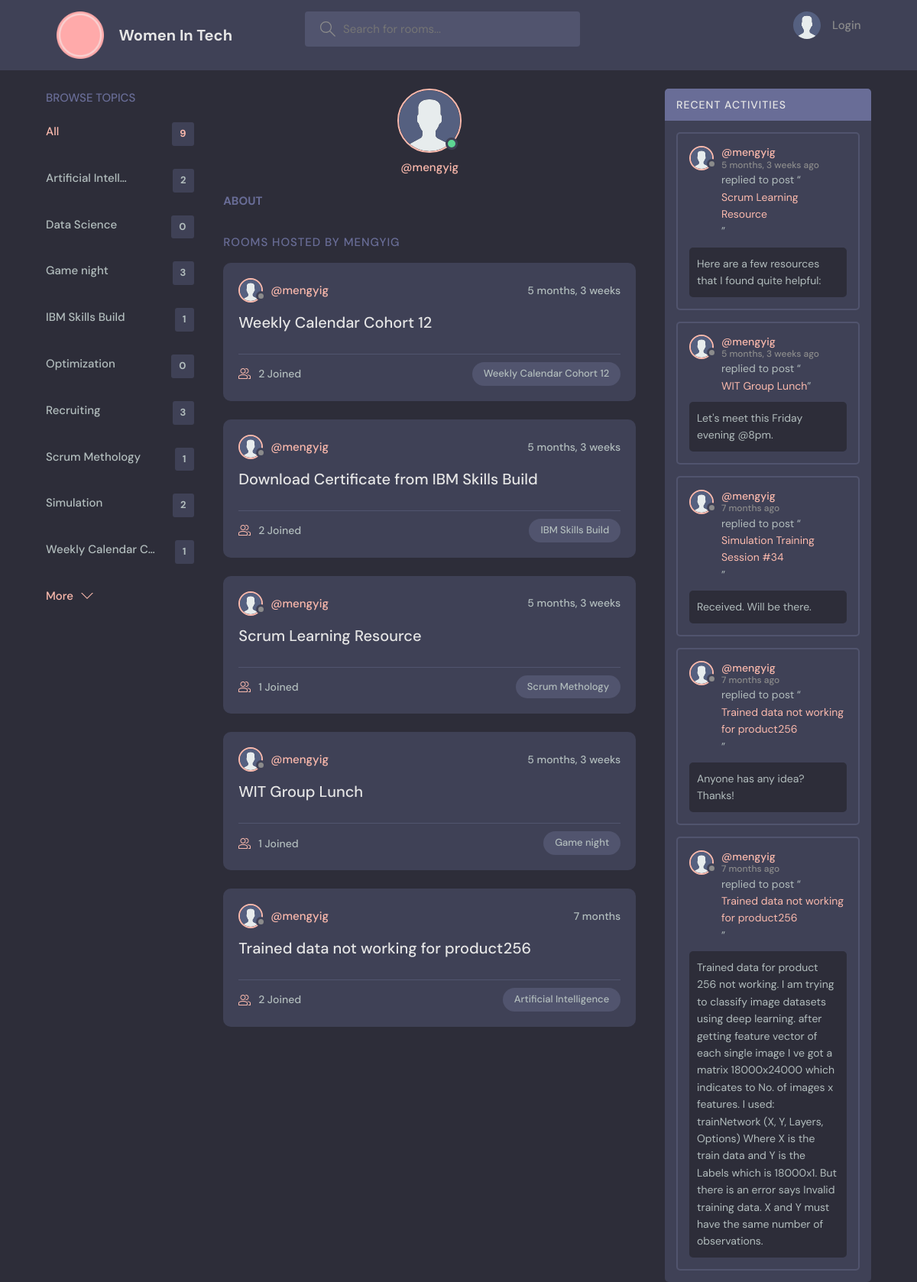
The page /profile/7/ on the database its author committed.
### base/models.py (models this page shows, shortened)
class Topic(models.Model):
    name = models.CharField(max_length=200)
    class Meta:
        ordering = ['name']

class Room(models.Model):
    host = models.ForeignKey(User, on_delete=models.SET_NULL, null=True)
    topic = models.ForeignKey(
        Topic, on_delete=models.SET_NULL, null=True)
    name = models.CharField(max_length=200)
    description = models.TextField(null=True, blank=True)
    participants = models.ManyToManyField(
        User, related_name="participants", blank=True)
    updated = models.DateTimeField(auto_now=True)
    created = models.DateTimeField(auto_now_add=True)
    class Meta:
        ordering = ['-updated', '-created']
    def __str__(self):
        return self.name

class Message(models.Model):
    user = models.ForeignKey(User, on_delete=models.CASCADE)
    room = models.ForeignKey(Room, on_delete=models.CASCADE)
    body = models.TextField()
    updated = models.DateTimeField(auto_now=True)
    created = models.DateTimeField(auto_now_add=True)
    class Meta:
        ordering = ['-updated', '-created']

### base/views.py (the view)
# urls.py: path('profile/<str:pk>/', views.userProfile, name='user-profile'),
def userProfile(request, pk):
    user = User.objects.get(id=pk)
    rooms = user.room_set.all()
    room_messages = user.message_set.all()
    topics = Topic.objects.all()
    context = {"user": user, "rooms": rooms,
               "room_messages": room_messages, "topics": topics}
    return render(request, "base/profile.html", context)

### base/templates/base/profile.html (shortened to what this page needs)
{% extends 'main.html' %}
{% block content %}
{% load static %}
<main class="profile-page layout layout--3">
    <div class="container">
        {% include 'base/topics_component.html' %}
        <div class="roomList">
            <div class="profile">
                <div class="profile__avatar">
                    <div class="avatar avatar--large active">
                        <img src="{% static 'images/avatar.svg' %}" />
                    </div>
                </div>
                <div class="profile__info">
                    <p>@{{user.username}}</p>
                </div>
                <div class="profile__about">
                    <h3>About</h3>
                </div>
            </div>
            <div class="roomList__header">
                <div>
                    <h2> Rooms Hosted by {{user.username}}</a>
                    </h2>
                </div>
            </div>
            {% include 'base/feed_component.html' %}
        </div>
        {% include 'base/activity_component.html' %}
    </div>
</main>
{% endblock content %}

### base/templates/base/topics_component.html
<div class="topics">
    <div class="topics__header">
        <h2>Browse Topics</h2>
    </div>
    <ul class="topics__list">
        <li>
            <a href="{% url 'home' %}" class="active">All <span>{{topics.count}}</span></a>
        </li>
        {% for topic in topics %}
        <li>
            <a href="{% url 'home' %}?q={{topic.name}}">
                {{ topic.name | truncatechars:18 }}
                <span>{{topic.room_set.all.count}}</span></a>
        </li>
        {% endfor %}
    </ul>
    <a class="btn btn--link" href="topics.html">
        More
        <svg version="1.1" xmlns="http://www.w3.org/2000/svg" width="32" height="32" viewBox="0 0 32 32">
            <title>chevron-down</title>
            <path d="M16 21l-13-13h-3l16 16 16-16h-3l-13 13z"></path>
        </svg>
    </a>
</div>

### base/templates/base/feed_component.html (shortened to what this page needs)
{% for room in rooms %}
{% load static %}
<div class="roomListRoom">
    <div class="roomListRoom__header">
        <a href="{% url 'user-profile' room.host.id %}" class="roomListRoom__author">
            <div class="avatar avatar--small">
                <img src="{% static 'images/avatar.svg' %}" />
            </div>
            <span>@{{room.host.username}}</span>
        </a>
        <div class="roomListRoom__actions">
            <span>{{room.created|timesince}}</span>
        </div>
    </div>
    <div class="roomListRoom__content">
        <a href="{% url 'room' room.id%}">{{room.name}}</a>
    </div>
    <div class="roomListRoom__meta">
        <a href="{% url 'room' room.id%}" class="roomListRoom__joined">
            {{room.participants.all.count}} Joined
        </a>
        <p class="roomListRoom__topic">{{room.topic.name}}</p>
    </div>
</div>
{% endfor %}

### base/templates/base/activity_component.html (shortened to what this page needs)
{% load static %}
<div class="activities">
    <div class="activities__header">
        <h2>Recent Activities</h2>
    </div>
    {% for message in room_messages %}
    <div class="activities__box">
        <div class="activities__boxHeader roomListRoom__header">
            <a href="{% url 'user-profile' message.user.id %}" class="roomListRoom__author">
                <div class="avatar avatar--small">
                    <img src="{% static 'images/avatar.svg' %}" />
                </div>
                <p>
                    @{{message.user}}
                    <span>{{message.created|timesince}} ago</span>
                </p>
            </a>
        </div>
        <div class="activities__boxContent">
            <p>replied to post “<a href="{% url 'room' message.room.id %}">{{message.room}}</a>”</p>
            <div class="activities__boxRoomContent">
                {{message.body}}
            </div>
        </div>
    </div>
    {% endfor %}
</div>

### rows shown on the page
Topic: name "Artificial Intell…", room_set.all.count "2"
Topic: name "Data Science", room_set.all.count "0"
Topic: name "Game night", room_set.all.count "3"
Topic: name "IBM Skills Build", room_set.all.count "1"
Topic: name "Optimization", room_set.all.count "0"
Topic: name "Recruiting", room_set.all.count "3"
Topic: name "Scrum Methology", room_set.all.count "1"
Topic: name "Simulation", room_set.all.count "2"
Topic: name "Weekly Calendar C…", room_set.all.count "1"
Room: host.username "mengyig", created "5 months, 3 weeks", name "Weekly Calendar Cohort 12", participants.all.count "2", topic.name "Weekly Calendar Cohort 12"
Room: host.username "mengyig", created "5 months, 3 weeks", name "Download Certificate from IBM Skills Build", participants.all.count "2", topic.name "IBM Skills Build"
Room: host.username "mengyig", created "5 months, 3 weeks", name "Scrum Learning Resource", participants.all.count "1", topic.name "Scrum Methology"
Room: host.username "mengyig", created "5 months, 3 weeks", name "WIT Group Lunch", participants.all.count "1", topic.name "Game night"
Room: host.username "mengyig", created "7 months", name "Trained data not working for product256", participants.all.count "2", topic.name "Artificial Intelligence"
Message: user "mengyig", created "5 months, 3 weeks", room "Scrum Learning Resource", body "Here are a few resources that I found quite helpful:"
Message: user "mengyig", created "5 months, 3 weeks", room "WIT Group Lunch", body "Let's meet this Friday evening @8pm."
Message: user "mengyig", created "7 months", room "Simulation Training Session #34", body "Received. Will be there."
Message: user "mengyig", created "7 months", room "Trained data not working for product256", body "Anyone has any idea? Thanks!"
Message: user "mengyig", created "7 months", room "Trained data not working for product256", body "Trained data for product 256 not working. I am trying to classify image datasets using deep learning. after getting feature vector of each single image I ve got a matrix 18000x24000 which indicates to No. of images x features. I used: trainNetwork (X, Y, Layers, Options) Where X is the train data and Y is the Labels which is 18000x1. But there is an error says Invalid training data. X and Y must have the same number of observations."

### other values the page prints
{{ topics.count }} "9"
{{ user.username }} "mengyig"
{{ user.username }} "MENGYIG"
